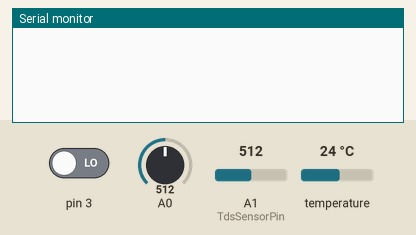
Recording of a sketch running on a simulated Arduino Uno, built with avr-gcc and run on an emulated ATmega328P. On the bench: the last lines printed to the serial monitor. The inputs (shaded band) are chosen by the test bench; at power-on: temperature 24 °C, A0 = 512, A1 (TdsSensorPin) = 512, pin 3 LOW.

Above: at 1.2 s.
1.3 s: temperature set to 12 °C
At 3.3 s:
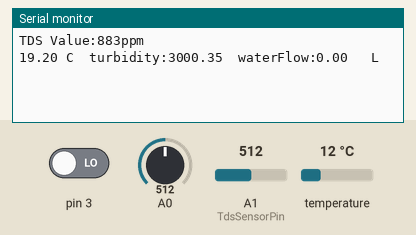
3.6 s: A0 set to 716
At 5.0 s:
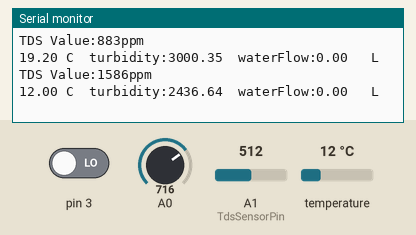
5.1 s: A1 (TdsSensorPin) set to 716
6.6 s: pin 3 driven HIGH
At 8.0 s:
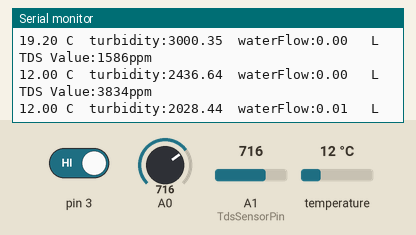
8.1 s: temperature set to 19 °C
9.6 s: A0 set to 810
At 10.8 s:
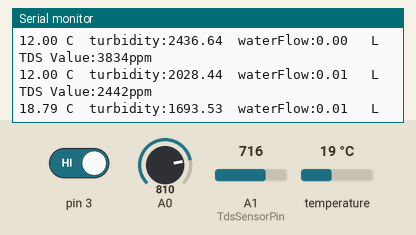
Timing chart, 0 to 12.1 s (numbered marks = the images above; inputs shaded):
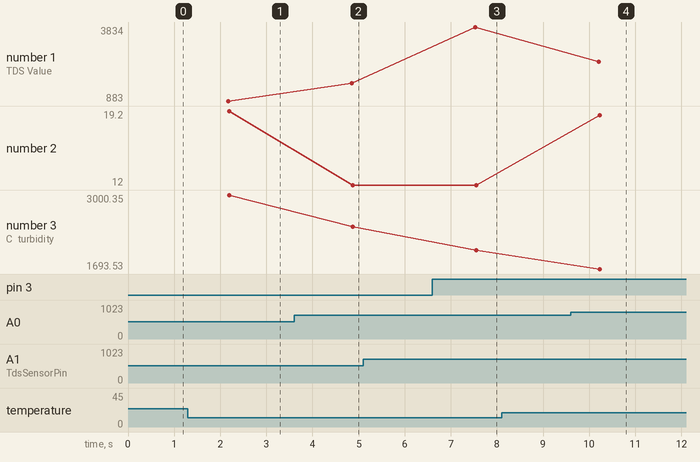

The sketch:

mdrprototype.ino
```cpp
#include <OneWire.h>
#define TdsSensorPin A1
#define VREF 5.0      // analog reference voltage(Volt) of the ADC
#define SCOUNT  30           // sum of sample point
int analogBuffer[SCOUNT];    // store the analog value in the array, read from ADC
int analogBufferTemp[SCOUNT];
int analogBufferIndex = 0,copyIndex = 0;
float averageVoltage = 0,tdsValue = 0;
int DS18S20_Pin = 2; //DS18S20 Signal pin on digital 2
volatile double waterFlow;

//Temperature chip i/o
OneWire ds(DS18S20_Pin);  // on digital pin 2one

void setup(void) {
  Serial.begin(9600);                 //set baudrate
  pinMode(TdsSensorPin,INPUT);
  waterFlow = 0;
  attachInterrupt(1, pulse, RISING);  //set interrupt pin to d3, call pulse() on interrupt, call interrupt when pin goes L->H

}

void loop(void) {
  float temperature = 0;
  float turbidity = 0;
  float tds = 0;

  for(int i = 0; i<100; i++){                //take lots of samples of measurements
    temperature = temperature + getTemp();
    turbidity = turbidity + getTurbidity();
    tds = tds + getTDS(temperature/i);
  }

  temperature = temperature/100;            //get avg temp measuremnt
  turbidity = turbidity/100;                //get avg turbidiy measuremnt
  tds = tds/100;                            //get avg tds measurement

  Serial.print("TDS Value:");
  Serial.print(tds,0);
  Serial.println("ppm");
  Serial.print('\n');
  Serial.print(temperature);
  Serial.print(' ');
  Serial.print('C');
  Serial.print('\t');
  Serial.print("turbidity:");
  Serial.print(turbidity); // print out the value you read:
  Serial.print('\t');
  Serial.print("waterFlow:");
  Serial.print(waterFlow);
  Serial.println("   L");

  delay(500); //just here to slow down the output so it is easier to read

}

float getTDS(float temperature){
  static unsigned long analogSampleTimepoint = millis();
   if(millis()-analogSampleTimepoint > 40U)     //every 40 milliseconds,read the analog value from the ADC
   {
     analogSampleTimepoint = millis();
     analogBuffer[analogBufferIndex] = analogRead(TdsSensorPin);    //read the analog value and store into the buffer
     analogBufferIndex++;
     if(analogBufferIndex == SCOUNT)
         analogBufferIndex = 0;
   }
   static unsigned long printTimepoint = millis();
   if(millis()-printTimepoint > 800U)
   {
      printTimepoint = millis();
      for(copyIndex=0;copyIndex<SCOUNT;copyIndex++)
        analogBufferTemp[copyIndex]= analogBuffer[copyIndex];
      averageVoltage = getMedianNum(analogBufferTemp,SCOUNT) * (float)VREF / 1024.0; // read the analog value more stable by the median filtering algorithm, and convert to voltage value
      float compensationCoefficient=1.0+0.02*(temperature-25.0);    //temperature compensation formula: fFinalResult(25^C) = fFinalResult(current)/(1.0+0.02*(fTP-25.0));
      float compensationVolatge=averageVoltage/compensationCoefficient;  //temperature compensation
      tdsValue=(133.42*compensationVolatge*compensationVolatge*compensationVolatge - 255.86*compensationVolatge*compensationVolatge + 857.39*compensationVolatge)*0.5; //convert voltage value to tds value
   }
   return tdsValue;

}
float getTurbidity(){
  int sensorValue = analogRead(A0);// read the input on analog pin 0:
  float volt = sensorValue * (5.0 / 1024.0); // Convert the analog reading (which goes from 0 - 1023) to a voltage (0 - 5V):
  if(volt < 2.5){
    return 3000;
  }
  if(volt > 4.2){
    return 0;
  }
  float turbidity = -1120.4*volt*volt + 5742.3*volt - 4352.9;

  return turbidity;
}

float getTemp(){
  //returns the temperature from one DS18S20 in DEG Celsius

  byte data[12];
  byte addr[8];

  if ( !ds.search(addr)) {        //get address of ds18b20
      //no more sensors on chain, reset search
      ds.reset_search();
      return -1000;
  }

  if ( OneWire::crc8( addr, 7) != addr[7]) {    //get crc
      Serial.println("CRC is not valid!");
      return -1000;
  }

  if ( addr[0] != 0x10 && addr[0] != 0x28) {
      Serial.print("Device is not recognized");
      return -1000;
  }

  ds.reset();
  ds.select(addr);   //choose correct temperature sensor
  ds.write(0x44,1); // start conversion, with parasite power on at the end

  byte present = ds.reset();      //1 = device is present
  ds.select(addr);                //choose correct temperature sensor
  ds.write(0xBE); // Read Scratchpad and crc


  for (int i = 0; i < 9; i++) { // we need 9 bytes
    data[i] = ds.read();
  }

  ds.reset_search();            //reset between searches

  byte MSB = data[1];           // msb of temp measuremtn
  byte LSB = data[0];           //lsb of temp measurement

  float tempRead = ((MSB << 8) | LSB); //using two's compliment //co,bine 2 numbers into 1
  float TemperatureSum = tempRead / 16;     //convert temp reading

  return TemperatureSum;

}

int getMedianNum(int bArray[], int iFilterLen)
{
      int bTab[iFilterLen];
      for (byte i = 0; i<iFilterLen; i++)
      bTab[i] = bArray[i];
      int i, j, bTemp;
      for (j = 0; j < iFilterLen - 1; j++)
      {
      for (i = 0; i < iFilterLen - j - 1; i++)
          {
        if (bTab[i] > bTab[i + 1])
            {
        bTemp = bTab[i];
            bTab[i] = bTab[i + 1];
        bTab[i + 1] = bTemp;
         }
      }
      }
      if ((iFilterLen & 1) > 0)
    bTemp = bTab[(iFilterLen - 1) / 2];
      else
    bTemp = (bTab[iFilterLen / 2] + bTab[iFilterLen / 2 - 1]) / 2;
      return bTemp;
}

void pulse()   //measure the quantity of square wave
{
  waterFlow += 1.0 / 150.0; // 150 pulses=1L (refer to product specification）
}
```

Measured:
- after the input at 1.3 s, the serial monitor: prints a new line after 0.87 s (image 1)
- after the input at 3.6 s, the serial monitor: prints a new line after 1.3 s (image 2)
- after the input at 6.6 s, the serial monitor: prints a new line after 0.95 s (image 3)
- after the input at 9.6 s, the serial monitor: prints a new line after 0.63 s (image 4)
- plotted number 3: 3000.35 → 2436.64 after the input at 3.6 s, 2028.44 → 1693.53 after the input at 9.6 s
